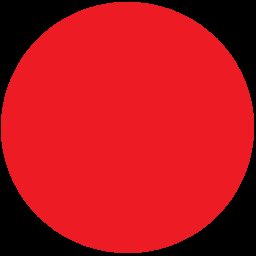
#> input picture resources/rCircle.png, 256 x 256 px
$ python main.py
#> lines starting #> are read from the running program, lines starting #| are printed output that depends on the picture; after the words box and inside, x2 and y2 are one past the last pixel; in counts of white or black regions, pixels touching at a corner belong together
import numpy
import cv2


def overlay(
    background: numpy.ndarray, foreground: numpy.ndarray, point: tuple[int]
) -> None:
    """overlay PNG image to another png image

    Args:
        background (numpy.ndarray): background image
        foreground (numpy.ndarray): foreground image
        point (tuple[int]): position of foreground image
    """
    FGX = max(0, point[0] * -1)
    BGX = max(0, point[0])
    BGY = max(0, point[1])
    FGY = max(0, point[1] * -1)

    BGH, BGW = background.shape[:2]
    FGH, FGW = foreground.shape[:2]

    W = min(FGW, BGW, FGW + point[0], BGW - point[0])
    H = min(FGH, BGH, FGH + point[1], BGH - point[1])

    foreground = foreground[FGY : FGY + H, FGX : FGX + W]
    backgroundSubSection = background[BGY : BGY + H, BGX : BGX + W]

    alphaMask = numpy.dstack(tuple(foreground[:, :, 3] / 255.0 for _ in range(3)))

    background[BGY : BGY + H, BGX : BGX + W] = (
        backgroundSubSection * (1 - alphaMask) + foreground[:, :, :3] * alphaMask
    )


SHAPE = (600, 600, 3)

screen = numpy.zeros(SHAPE, numpy.uint8)
screen += 255

RCIRCLE = cv2.imread(r"./resources/rCircle.png", cv2.IMREAD_UNCHANGED)
#> RCIRCLE is the input picture: shape (256, 256, 4); mean B, G, R, A 27.5, 21.4, 181.2, 96.5
GCIRCLE = cv2.imread(r"./resources/gCircle.png", cv2.IMREAD_UNCHANGED)
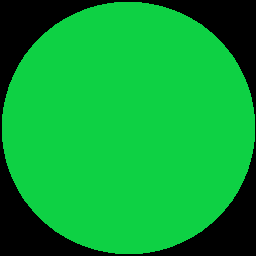
#> input picture resources/gCircle.png, 256 x 256 px
#> GCIRCLE is the input picture: shape (256, 256, 4); mean B, G, R, A 52.2, 160.4, 10.7, 96.9
BCIRCLE = cv2.imread(r"./resources/bCircle.png", cv2.IMREAD_UNCHANGED)
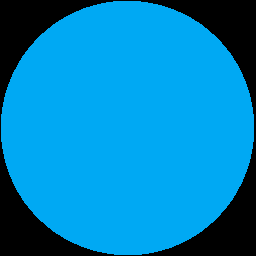
#> input picture resources/bCircle.png, 256 x 256 px
#> BCIRCLE is the input picture: shape (256, 256, 4); mean B, G, R, A 188.1, 130.8, 0, 97.7

overlay(screen, RCIRCLE, (72, 100))
#> in overlay, `backgroundSubSection = background[BGY : BGY + H, BGX : BGX + W]`: backgroundSubSection: shape (256, 256, 3); every value is 255
#> in overlay, `alphaMask = numpy.dstack(tuple(foreground[:, :, 3] / 255.0 for _ in ra..`:
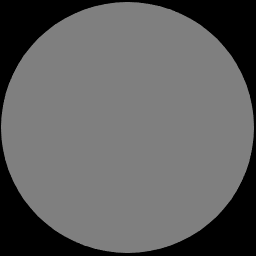
#> alphaMask: shape (256, 256, 3) float64; min 0, max 0.498, mean 0.379
overlay(screen, GCIRCLE, (272, 100))
#> call 2 of overlay, with point = (272, 100)
#> in overlay (call 2), `backgroundSubSection = background[BGY : BGY + H, BGX : BGX + W]`:
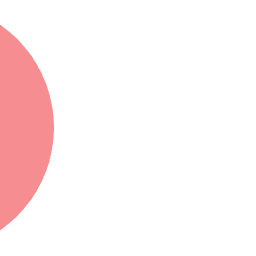
#> backgroundSubSection: shape (256, 256, 3); mean of channels 0, 1, 2 241.9, 241.5, 253.9; drawn as B, G, R
#> in overlay (call 2), `background[BGY : BGY + H, BGX : BGX + W] = ( backgroundSubSection * (1..`:
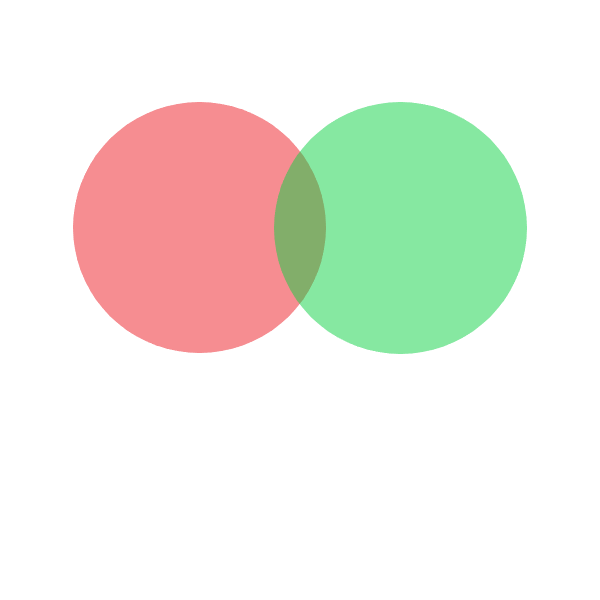
#> background: shape (600, 600, 3); mean of channels 0, 1, 2 227.5, 236.9, 237; drawn as B, G, R
overlay(screen, BCIRCLE, (172, 270))
#> call 3 of overlay, with point = (172, 270)
#> in overlay (call 3), `backgroundSubSection = background[BGY : BGY + H, BGX : BGX + W]`:
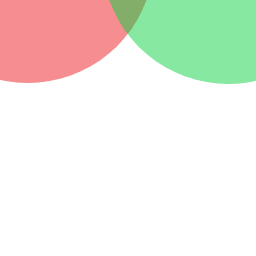
#> backgroundSubSection: shape (256, 256, 3); mean of channels 0, 1, 2 226, 235.8, 236.1; drawn as B, G, R
#> in overlay (call 3), `background[BGY : BGY + H, BGX : BGX + W] = ( backgroundSubSection * (1..`:
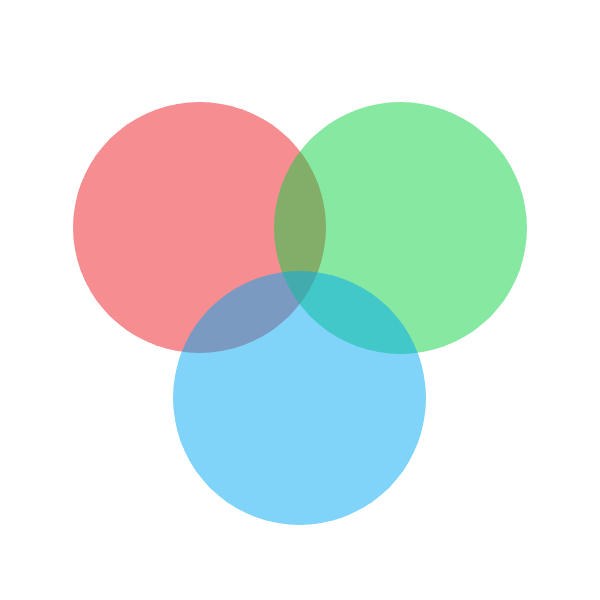
#> background: shape (600, 600, 3); 14.09% of pixels changed, all inside (x1, y1, x2, y2) = (173, 271, 426, 525); drawn as B, G, R

cv2.imshow("Overlay PNG", screen)

cv2.waitKey(0)
cv2.destroyAllWindows()
